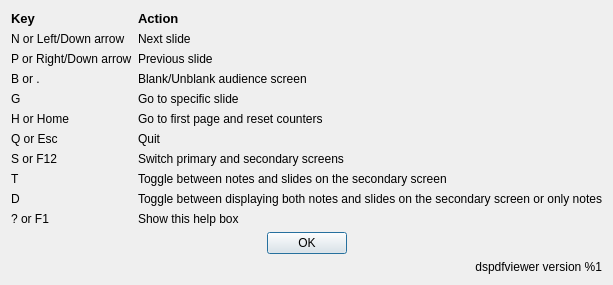
<?xml version="1.0" encoding="UTF-8"?>
<ui version="4.0">
 <class>KeybindingsDialog</class>
 <widget class="QDialog" name="KeybindingsDialog">
  <property name="geometry">
   <rect>
    <x>0</x>
    <y>0</y>
    <width>554</width>
    <height>224</height>
   </rect>
  </property>
  <property name="sizePolicy">
   <sizepolicy hsizetype="MinimumExpanding" vsizetype="MinimumExpanding">
    <horstretch>0</horstretch>
    <verstretch>0</verstretch>
   </sizepolicy>
  </property>
  <property name="windowTitle">
   <string>Keybindings</string>
  </property>
  <property name="modal">
   <bool>true</bool>
  </property>
  <layout class="QVBoxLayout" name="verticalLayout">
   <item>
    <layout class="QGridLayout" name="gridLayout">
     <item row="0" column="0">
      <widget class="QLabel" name="label">
       <property name="font">
        <font>
         <pointsize>10</pointsize>
         <weight>75</weight>
         <bold>true</bold>
        </font>
       </property>
       <property name="text">
        <string>Key</string>
       </property>
      </widget>
     </item>
     <item row="0" column="1">
      <widget class="QLabel" name="label_2">
       <property name="font">
        <font>
         <pointsize>10</pointsize>
         <weight>75</weight>
         <bold>true</bold>
        </font>
       </property>
       <property name="text">
        <string>Action</string>
       </property>
      </widget>
     </item>
     <item row="2" column="1">
      <widget class="QLabel" name="label_4">
       <property name="text">
        <string>Next slide</string>
       </property>
      </widget>
     </item>
     <item row="2" column="0">
      <widget class="QLabel" name="label_3">
       <property name="text">
        <string>N or Left/Down arrow</string>
       </property>
      </widget>
     </item>
     <item row="3" column="0">
      <widget class="QLabel" name="label_5">
       <property name="text">
        <string>P or Right/Down arrow</string>
       </property>
      </widget>
     </item>
     <item row="4" column="1">
      <widget class="QLabel" name="label_8">
       <property name="text">
        <string>Blank/Unblank audience screen</string>
       </property>
      </widget>
     </item>
     <item row="7" column="1">
      <widget class="QLabel" name="label_14">
       <property name="text">
        <string>Quit</string>
       </property>
      </widget>
     </item>
     <item row="3" column="1">
      <widget class="QLabel" name="label_6">
       <property name="text">
        <string>Previous slide</string>
       </property>
      </widget>
     </item>
     <item row="5" column="1">
      <widget class="QLabel" name="label_10">
       <property name="text">
        <string>Go to specific slide</string>
       </property>
      </widget>
     </item>
     <item row="9" column="1">
      <widget class="QLabel" name="label_18">
       <property name="text">
        <string>Toggle between notes and slides on the secondary screen</string>
       </property>
      </widget>
     </item>
     <item row="10" column="1">
      <widget class="QLabel" name="label_20">
       <property name="text">
        <string>Toggle between displaying both notes and slides on the secondary screen or only notes</string>
       </property>
      </widget>
     </item>
     <item row="8" column="1">
      <widget class="QLabel" name="label_16">
       <property name="text">
        <string>Switch primary and secondary screens</string>
       </property>
      </widget>
     </item>
     <item row="6" column="1">
      <widget class="QLabel" name="label_12">
       <property name="text">
        <string>Go to first page and reset counters</string>
       </property>
      </widget>
     </item>
     <item row="11" column="1">
      <widget class="QLabel" name="label_22">
       <property name="text">
        <string>Show this help box</string>
       </property>
      </widget>
     </item>
     <item row="4" column="0">
      <widget class="QLabel" name="label_7">
       <property name="text">
        <string>B or .</string>
       </property>
      </widget>
     </item>
     <item row="5" column="0">
      <widget class="QLabel" name="label_9">
       <property name="text">
        <string>G</string>
       </property>
      </widget>
     </item>
     <item row="6" column="0">
      <widget class="QLabel" name="label_11">
       <property name="text">
        <string>H or Home</string>
       </property>
      </widget>
     </item>
     <item row="7" column="0">
      <widget class="QLabel" name="label_13">
       <property name="text">
        <string>Q or Esc</string>
       </property>
      </widget>
     </item>
     <item row="8" column="0">
      <widget class="QLabel" name="label_15">
       <property name="text">
        <string>S or F12</string>
       </property>
      </widget>
     </item>
     <item row="9" column="0">
      <widget class="QLabel" name="label_17">
       <property name="text">
        <string>T</string>
       </property>
      </widget>
     </item>
     <item row="10" column="0">
      <widget class="QLabel" name="label_19">
       <property name="text">
        <string>D</string>
       </property>
      </widget>
     </item>
     <item row="11" column="0">
      <widget class="QLabel" name="label_21">
       <property name="text">
        <string>? or F1</string>
       </property>
      </widget>
     </item>
    </layout>
   </item>
   <item>
    <layout class="QHBoxLayout" name="horizontalLayout">
     <item>
      <spacer name="horizontalSpacer">
       <property name="orientation">
        <enum>Qt::Horizontal</enum>
       </property>
       <property name="sizeHint" stdset="0">
        <size>
         <width>40</width>
         <height>20</height>
        </size>
       </property>
      </spacer>
     </item>
     <item>
      <widget class="QPushButton" name="pushButton">
       <property name="text">
        <string>OK</string>
       </property>
       <property name="default">
        <bool>true</bool>
       </property>
      </widget>
     </item>
     <item>
      <spacer name="horizontalSpacer_2">
       <property name="orientation">
        <enum>Qt::Horizontal</enum>
       </property>
       <property name="sizeHint" stdset="0">
        <size>
         <width>40</width>
         <height>20</height>
        </size>
       </property>
      </spacer>
     </item>
    </layout>
   </item>
   <item>
    <widget class="QLabel" name="label_versionstring">
     <property name="text">
      <string>dspdfviewer version %1</string>
     </property>
     <property name="alignment">
      <set>Qt::AlignRight|Qt::AlignTrailing|Qt::AlignVCenter</set>
     </property>
    </widget>
   </item>
  </layout>
 </widget>
 <resources/>
 <connections>
  <connection>
   <sender>pushButton</sender>
   <signal>clicked()</signal>
   <receiver>KeybindingsDialog</receiver>
   <slot>accept()</slot>
   <hints>
    <hint type="sourcelabel">
     <x>272</x>
     <y>200</y>
    </hint>
    <hint type="destinationlabel">
     <x>398</x>
     <y>201</y>
    </hint>
   </hints>
  </connection>
 </connections>
</ui>
